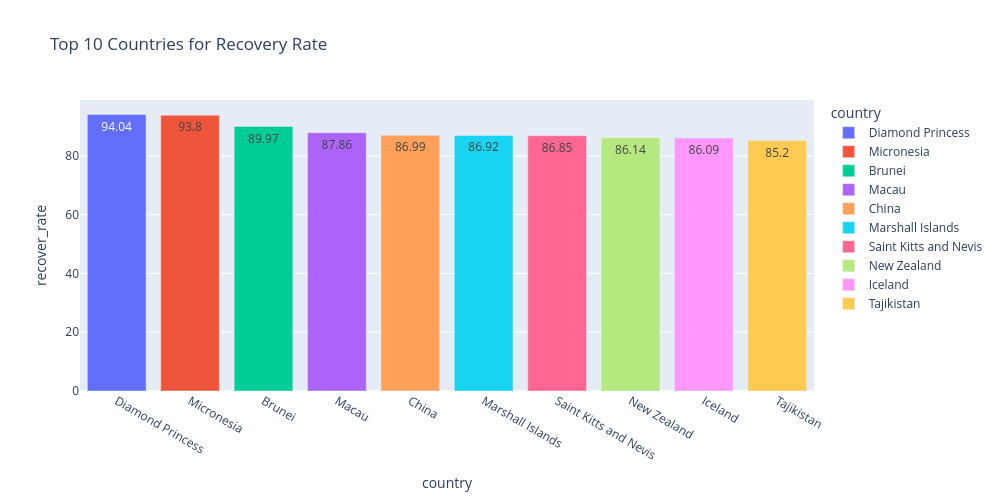

Notebook cell for this chart:
### Markdown cell above
* ```color``` — группирующий признак, в соответствии с которым будут раскрашены столбцы диаграммы;
* ```text``` — текст, который будет подписан на столбцах диаграммы;
* ```orientation``` — ориентация графика ('v' — вертикальная, 'h' — горизонтальная).

### Code cell
#считаем средний процент выздоровлений для каждой страны
bar_data = covid_df.groupby(
    by='country',
    as_index=False
)[['recover_rate']].mean().round(2).nlargest(10, columns=['recover_rate'])

#строим график
fig = px.bar(
    data_frame=bar_data, #датафрейм
    x="country", #ось x
    y="recover_rate", #ось y
    color='country', #расцветка в зависимости от страны
    text = 'recover_rate', #текст на столбцах
    orientation='v', #ориентация графика
    height=500, #высота
    width=1000, #ширина
    title='Top 10 Countries for Recovery Rate' #заголовок
)

#отображаем его
fig.show()

### Figure 1 — Plotly figure (JSON) as saved in the notebook; plotly's stock layout.template omitted (floating-point values rounded to 4 significant figures)
{"data": [{"hovertemplate": "country=%{x}<br>recover_rate=%{text}<extra></extra>", "legendgroup": "Diamond Princess", "marker": {"color": "#636efa", "pattern": {"shape": ""}}, "name": "Diamond Princess", "orientation": "v", "showlegend": true, "text": [94.04], "textposition": "auto", "type": "bar", "x": ["Diamond Princess"], "xaxis": "x", "y": [94.04], "yaxis": "y"}, {"hovertemplate": "country=%{x}<br>recover_rate=%{text}<extra></extra>", "legendgroup": "Micronesia", "marker": {"color": "#EF553B", "pattern": {"shape": ""}}, "name": "Micronesia", "orientation": "v", "showlegend": true, "text": [93.8], "textposition": "auto", "type": "bar", "x": ["Micronesia"], "xaxis": "x", "y": [93.8], "yaxis": "y"}, {"hovertemplate": "country=%{x}<br>recover_rate=%{text}<extra></extra>", "legendgroup": "Brunei", "marker": {"color": "#00cc96", "pattern": {"shape": ""}}, "name": "Brunei", "orientation": "v", "showlegend": true, "text": [89.97], "textposition": "auto", "type": "bar", "x": ["Brunei"], "xaxis": "x", "y": [89.97], "yaxis": "y"}, {"hovertemplate": "country=%{x}<br>recover_rate=%{text}<extra></extra>", "legendgroup": "Macau", "marker": {"color": "#ab63fa", "pattern": {"shape": ""}}, "name": "Macau", "orientation": "v", "showlegend": true, "text": [87.86], "textposition": "auto", "type": "bar", "x": ["Macau"], "xaxis": "x", "y": [87.86], "yaxis": "y"}, {"hovertemplate": "country=%{x}<br>recover_rate=%{text}<extra></extra>", "legendgroup": "China", "marker": {"color": "#FFA15A", "pattern": {"shape": ""}}, "name": "China", "orientation": "v", "showlegend": true, "text": [86.99], "textposition": "auto", "type": "bar", "x": ["China"], "xaxis": "x", "y": [86.99], "yaxis": "y"}, {"hovertemplate": "country=%{x}<br>recover_rate=%{text}<extra></extra>", "legendgroup": "Marshall Islands", "marker": {"color": "#19d3f3", "pattern": {"shape": ""}}, "name": "Marshall Islands", "orientation": "v", "showlegend": true, "text": [86.92], "textposition": "auto", "type": "bar", "x": ["Marshall Islands"], "xaxis": "x", "y": [86.92], "yaxis": "y"}, {"hovertemplate": "country=%{x}<br>recover_rate=%{text}<extra></extra>", "legendgroup": "Saint Kitts and Nevis", "marker": {"color": "#FF6692", "pattern": {"shape": ""}}, "name": "Saint Kitts and Nevis", "orientation": "v", "showlegend": true, "text": [86.85], "textposition": "auto", "type": "bar", "x": ["Saint Kitts and Nevis"], "xaxis": "x", "y": [86.85], "yaxis": "y"}, {"hovertemplate": "country=%{x}<br>recover_rate=%{text}<extra></extra>", "legendgroup": "New Zealand", "marker": {"color": "#B6E880", "pattern": {"shape": ""}}, "name": "New Zealand", "orientation": "v", "showlegend": true, "text": [86.14], "textposition": "auto", "type": "bar", "x": ["New Zealand"], "xaxis": "x", "y": [86.14], "yaxis": "y"}, {"hovertemplate": "country=%{x}<br>recover_rate=%{text}<extra></extra>", "legendgroup": "Iceland", "marker": {"color": "#FF97FF", "pattern": {"shape": ""}}, "name": "Iceland", "orientation": "v", "showlegend": true, "text": [86.09], "textposition": "auto", "type": "bar", "x": ["Iceland"], "xaxis": "x", "y": [86.09], "yaxis": "y"}, {"hovertemplate": "country=%{x}<br>recover_rate=%{text}<extra></extra>", "legendgroup": "Tajikistan", "marker": {"color": "#FECB52", "pattern": {"shape": ""}}, "name": "Tajikistan", "orientation": "v", "showlegend": true, "text": [85.2], "textposition": "auto", "type": "bar", "x": ["Tajikistan"], "xaxis": "x", "y": [85.2], "yaxis": "y"}], "layout": {"barmode": "relative", "height": 500, "legend": {"title": {"text": "country"}, "tracegroupgap": 0}, "title": {"text": "Top 10 Countries for Recovery Rate"}, "width": 1000, "xaxis": {"anchor": "y", "categoryarray": ["Diamond Princess", "Micronesia", "Brunei", "Macau", "China", "Marshall Islands", "Saint Kitts and Nevis", "New Zealand", "Iceland", "Tajikistan"], "categoryorder": "array", "domain": [0, 1], "title": {"text": "country"}}, "yaxis": {"anchor": "x", "domain": [0, 1], "title": {"text": "recover_rate"}}}}
